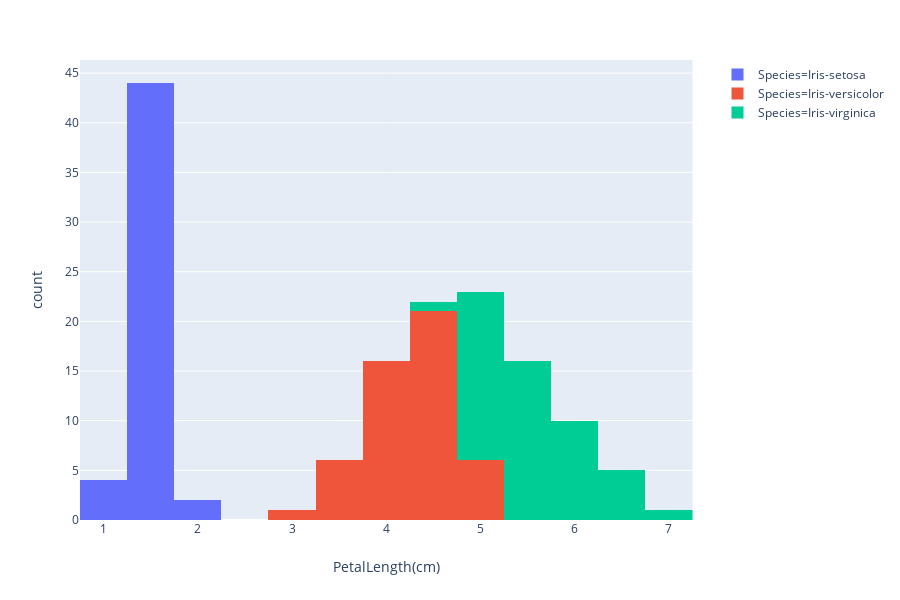

Here is the notebook cell this chart was saved with:
### Markdown cell above
# Histogram of Petal Length

### Code cell
fig = px.histogram(df, x="PetalLength(cm)", color="Species")
fig.show()

### Figure 1 — Plotly figure (JSON) as saved in the notebook; plotly's stock layout.template omitted (floating-point values rounded to 4 significant figures)
{"data": [{"alignmentgroup": "True", "bingroup": "x", "hoverlabel": {"namelength": 0}, "hovertemplate": "Species=Iris-setosa<br>PetalLength(cm)=%{x}<br>count=%{y}", "legendgroup": "Species=Iris-setosa", "marker": {"color": "#636efa"}, "name": "Species=Iris-setosa", "offsetgroup": "Species=Iris-setosa", "orientation": "v", "showlegend": true, "type": "histogram", "x": [1.4, 1.4, 1.3, 1.5, 1.4, 1.7, 1.4, 1.5, 1.4, 1.5, 1.5, 1.6, 1.4, 1.1, 1.2, 1.5, 1.3, 1.4, 1.7, 1.5, 1.7, 1.5, 1, 1.7, 1.9, 1.6, 1.6, 1.5, 1.4, 1.6, 1.6, 1.5, 1.5, 1.4, 1.5, 1.2, 1.3, 1.5, 1.3, 1.5, 1.3, 1.3, 1.3, 1.6, 1.9, 1.4, 1.6, 1.4, 1.5, 1.4], "xaxis": "x", "yaxis": "y"}, {"alignmentgroup": "True", "bingroup": "x", "hoverlabel": {"namelength": 0}, "hovertemplate": "Species=Iris-versicolor<br>PetalLength(cm)=%{x}<br>count=%{y}", "legendgroup": "Species=Iris-versicolor", "marker": {"color": "#EF553B"}, "name": "Species=Iris-versicolor", "offsetgroup": "Species=Iris-versicolor", "orientation": "v", "showlegend": true, "type": "histogram", "x": [4.7, 4.5, 4.9, 4, 4.6, 4.5, 4.7, 3.3, 4.6, 3.9, 3.5, 4.2, 4, 4.7, 3.6, 4.4, 4.5, 4.1, 4.5, 3.9, 4.8, 4, 4.9, 4.7, 4.3, 4.4, 4.8, 5, 4.5, 3.5, 3.8, 3.7, 3.9, 5.1, 4.5, 4.5, 4.7, 4.4, 4.1, 4, 4.4, 4.6, 4, 3.3, 4.2, 4.2, 4.2, 4.3, 3, 4.1], "xaxis": "x", "yaxis": "y"}, {"alignmentgroup": "True", "bingroup": "x", "hoverlabel": {"namelength": 0}, "hovertemplate": "Species=Iris-virginica<br>PetalLength(cm)=%{x}<br>count=%{y}", "legendgroup": "Species=Iris-virginica", "marker": {"color": "#00cc96"}, "name": "Species=Iris-virginica", "offsetgroup": "Species=Iris-virginica", "orientation": "v", "showlegend": true, "type": "histogram", "x": [6, 5.1, 5.9, 5.6, 5.8, 6.6, 4.5, 6.3, 5.8, 6.1, 5.1, 5.3, 5.5, 5, 5.1, 5.3, 5.5, 6.7, 6.9, 5, 5.7, 4.9, 6.7, 4.9, 5.7, 6, 4.8, 4.9, 5.6, 5.8, 6.1, 6.4, 5.6, 5.1, 5.6, 6.1, 5.6, 5.5, 4.8, 5.4, 5.6, 5.1, 5.1, 5.9, 5.7, 5.2, 5, 5.2, 5.4, 5.1], "xaxis": "x", "yaxis": "y"}], "layout": {"barmode": "relative", "height": 600, "legend": {"tracegroupgap": 0}, "margin": {"t": 60}, "xaxis": {"anchor": "y", "domain": [0, 0.98], "title": {"text": "PetalLength(cm)"}}, "yaxis": {"anchor": "x", "domain": [0, 1], "title": {"text": "count"}}}}
